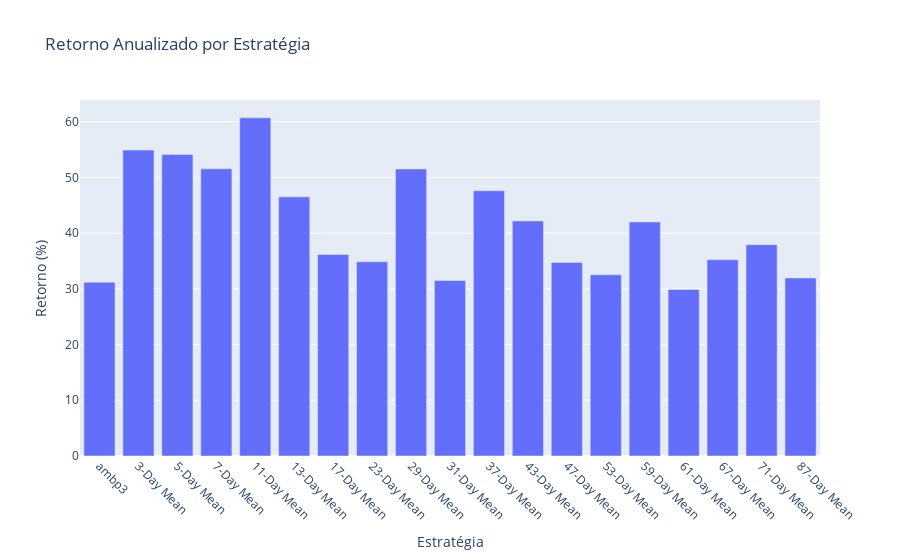

Notebook code for this chart:
### Code cell
fig_ann_ret = go.Figure()

# Adicionando as barras de Retorno Anualizado
fig_ann_ret.add_trace(go.Bar(
    x=[f'{k}-Day Mean' if isinstance(k, int) else ticker for k in perf_dict['ann_ret'].keys()],
    y=[v * 100 for v in perf_dict['ann_ret'].values()],
    name='Retorno Anualizado'
))

# Ajustando o layout do gráfico
fig_ann_ret.update_layout(
    title='Retorno Anualizado por Estratégia',
    xaxis_title='Estratégia',
    yaxis_title='Retorno (%)',
    xaxis_tickangle=45,
    showlegend=False
)

# Exibindo o gráfico
fig_ann_ret.show()

### Figure 1 — Plotly figure (JSON) as saved in the notebook; plotly's stock layout.template omitted (floating-point values rounded to 4 significant figures)
{"data": [{"name": "Retorno Anualizado", "type": "bar", "x": ["ambp3", "3-Day Mean", "5-Day Mean", "7-Day Mean", "11-Day Mean", "13-Day Mean", "17-Day Mean", "23-Day Mean", "29-Day Mean", "31-Day Mean", "37-Day Mean", "43-Day Mean", "47-Day Mean", "53-Day Mean", "59-Day Mean", "61-Day Mean", "67-Day Mean", "71-Day Mean", "87-Day Mean"], "y": [31.2, 54.9, 54.11, 51.53, 60.69, 46.51, 36.16, 34.87, 51.51, 31.49, 47.6, 42.19, 34.73, 32.52, 42.0, 29.89, 35.21, 37.93, 31.94]}], "layout": {"showlegend": false, "title": {"text": "Retorno Anualizado por Estratégia"}, "xaxis": {"tickangle": 45, "title": {"text": "Estratégia"}}, "yaxis": {"title": {"text": "Retorno (%)"}}}}
